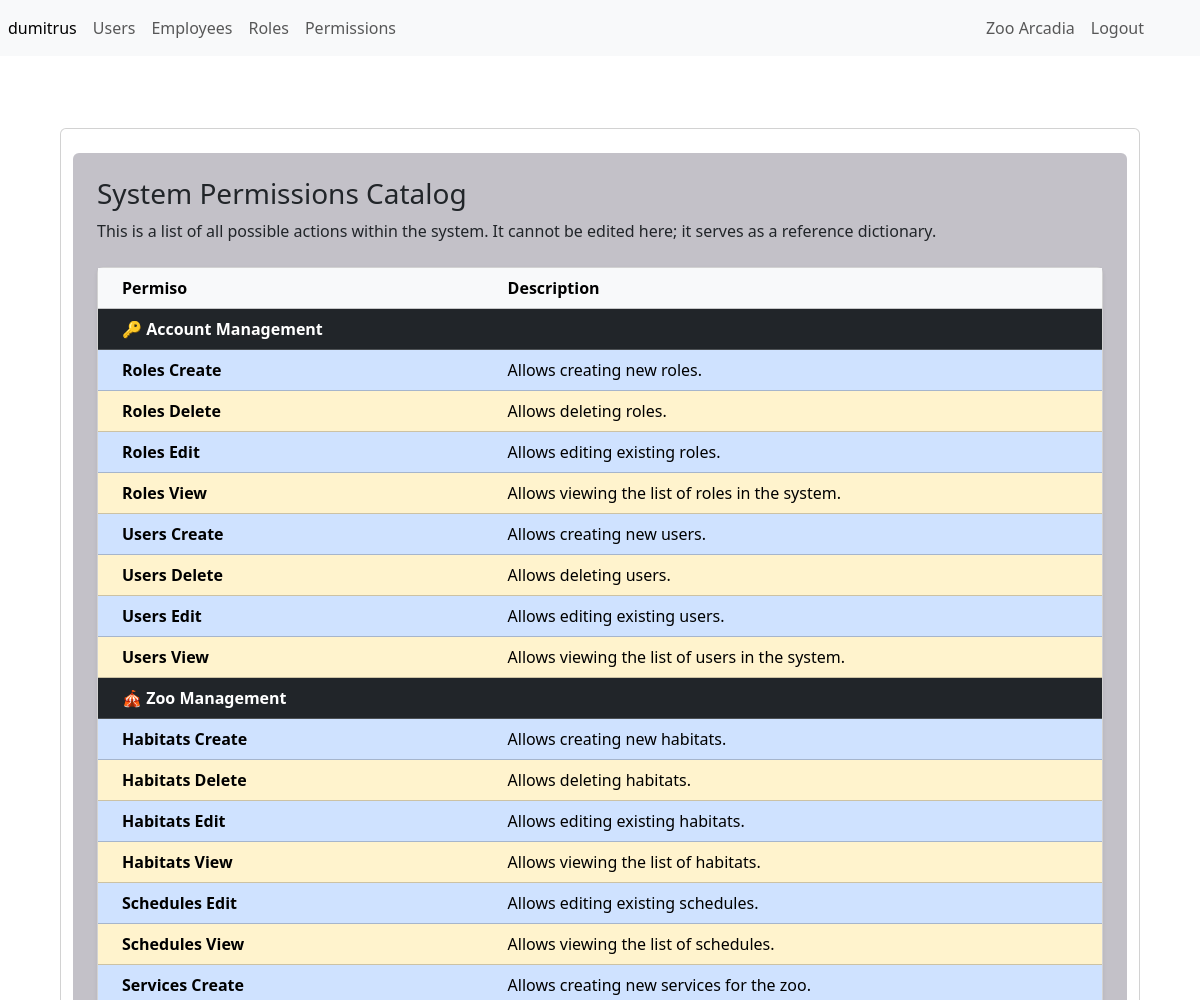
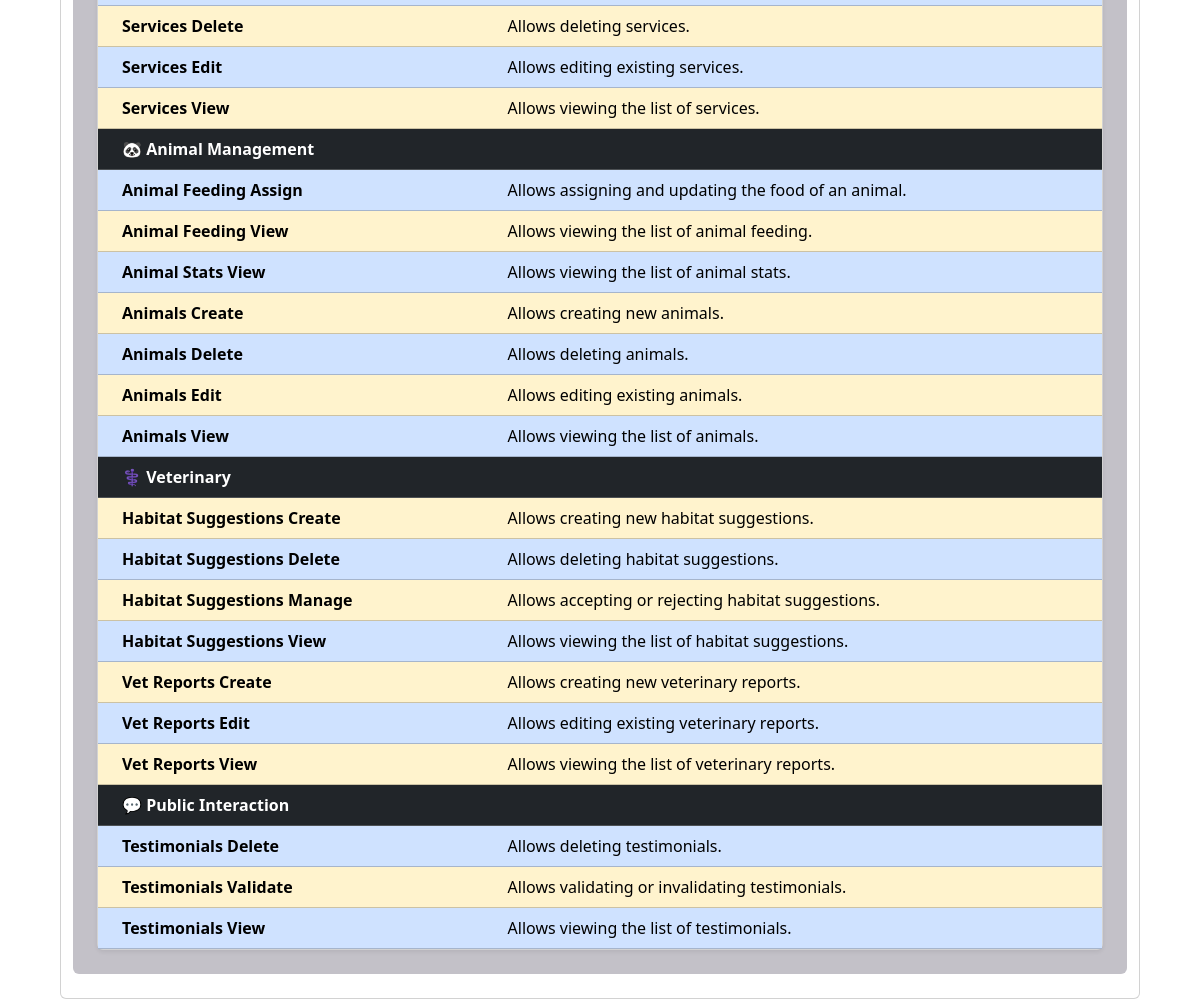
/permissions/gest/start (signed in), run on the app's committed database (2 pictures, top to bottom).
### tables this page shows
CREATE TABLE permissions (
    id_permission INT AUTO_INCREMENT PRIMARY KEY,
     
    permission_name VARCHAR(100) NOT NULL UNIQUE,
     
    permission_desc TEXT
);

### App/permissions/controllers/permissions_gest_controller.php (called while the page is built, shortened)
<?php
    require_once __DIR__ . '/../models/permission.php';
    class PermissionsGestController {
        public function start() {
            $permissions = Permission::check();
            require_once __DIR__ . '/../views/gest/start.php';
        }
    }

### App/permissions/permissionsRouter.php (called while the page is built)
<?php
require_once __DIR__ . '/../../includes/functions.php';
handleDomainRouting('permissions', __DIR__);

### public/index.php (called while the page is built, shortened)
<?php
require_once __DIR__ . '/../includes/functions.php';
require_once __DIR__ . '/../App/router.php';
?>

### App/permissions/models/permission.php (called while the page is built, shortened)
<?php
class Permission {
    public static function check()
    {
        $connectionDB = DB::createInstance();
        $query = "SELECT * FROM permissions ORDER BY permission_name ASC";
        $sql = $connectionDB->prepare($query);
        $sql->execute();
        return $sql->fetchAll(PDO::FETCH_ASSOC);
    }
}

### App/permissions/views/gest/start.php (the view, shortened to what this page needs)
<?php
$permissionStructure = [
    '🔑 Account Management' => ['users', 'roles'],
    '🎪 Zoo Management' => ['services', 'schedules', 'habitats', 'hero', 'bricks'],
    '🐼 Animal Management' => ['animals', 'animal_stats', 'animal_feeding'],
    '⚕️ Veterinary' => ['vet_reports', 'habitat_suggestions'],
    '💬 Public Interaction' => ['testimonials']
];
$groupedPermissions = array_fill_keys(array_keys($permissionStructure), []);
foreach ($permissions as $permission) {
    $permissionPrefix = explode('-', $permission['permission_name'])[0];
    foreach ($permissionStructure as $categoryName => $prefixes) {
        if (in_array($permissionPrefix, $prefixes)) {
            $groupedPermissions[$categoryName][] = $permission;
            break;
        }
    }
}
?>
<div class="container-fluid overflow-auto py-4 pt-4 px-4">
    <div class="row py-4 card">
        <div class="col-12">
            <div class="rounded h-100 p-4" style="background-color: #c3c1c8;">
                <h1 class="h3">System Permissions Catalog</h1>
                <p class="mb-4">
                    This is a list of all possible actions within the system.
                    It cannot be edited here; it serves as a reference dictionary.
                </p>
                <div class="card shadow-sm">
                    <div class="card-body p-0">
                        <table class="table mb-0">
                            <thead class="table-light">
                                <tr>
                                    <th scope="col" style="width: 40%;" class="ps-4">Permiso</th>
                                    <th scope="col">Description</th>
                                </tr>
                            </thead>
                            <tbody>
                                <?php $rowNumber = 0; ?>
                                <?php foreach ($groupedPermissions as $categoryName => $permissionsInCategory): ?>
                                    <tr>
                                        <td colspan="2" class="table-dark fw-bold ps-4">
                                            <?= htmlspecialchars($categoryName) ?>
                                        </td>
                                    </tr>
                                    <?php foreach ($permissionsInCategory as $permission): ?>
                                        <?php
                                        $rowNumber++;
                                        $prettyName = ucwords(str_replace(['-', '_'], ' ', $permission['permission_name']));
                                        ?>
                                        <tr class="<?php echo get_row_class($rowNumber); ?>">
                                            <td class="ps-4">
                                                <strong>
                                                    <?= htmlspecialchars($prettyName) ?>
                                                </strong>
                                            </td>
                                            <td>
                                                <?= htmlspecialchars($permission['permission_desc']) ?>
                                            </td>
                                        </tr>
                                    <?php endforeach; ?>
                                <?php endforeach; ?>
                            </tbody>
                        </table>
                    </div>
                </div>
            </div>
        </div>
    </div>
</div>

### data on the page
permissions: permission_name "Roles Create", permission_desc "Allows creating new roles."
permissions: permission_name "Roles Delete", permission_desc "Allows deleting roles."
permissions: permission_name "Roles Edit", permission_desc "Allows editing existing roles."
permissions: permission_name "Roles View", permission_desc "Allows viewing the list of roles in the system."
permissions: permission_name "Users Create", permission_desc "Allows creating new users."
permissions: permission_name "Users Delete", permission_desc "Allows deleting users."
permissions: permission_name "Users Edit", permission_desc "Allows editing existing users."
permissions: permission_name "Users View", permission_desc "Allows viewing the list of users in the system."
permissions: permission_name "Habitats Create", permission_desc "Allows creating new habitats."
permissions: permission_name "Habitats Delete", permission_desc "Allows deleting habitats."
permissions: permission_name "Habitats Edit", permission_desc "Allows editing existing habitats."
permissions: permission_name "Habitats View", permission_desc "Allows viewing the list of habitats."
permissions: permission_name "Schedules Edit", permission_desc "Allows editing existing schedules."
permissions: permission_name "Schedules View", permission_desc "Allows viewing the list of schedules."
permissions: permission_name "Services Create", permission_desc "Allows creating new services for the zoo."
permissions: permission_name "Services Delete", permission_desc "Allows deleting services."
permissions: permission_name "Services Edit", permission_desc "Allows editing existing services."
permissions: permission_name "Services View", permission_desc "Allows viewing the list of services."
permissions: permission_name "Animal Feeding Assign", permission_desc "Allows assigning and updating the food of an animal."
permissions: permission_name "Animal Feeding View", permission_desc "Allows viewing the list of animal feeding."
permissions: permission_name "Animal Stats View", permission_desc "Allows viewing the list of animal stats."
permissions: permission_name "Animals Create", permission_desc "Allows creating new animals."
permissions: permission_name "Animals Delete", permission_desc "Allows deleting animals."
permissions: permission_name "Animals Edit", permission_desc "Allows editing existing animals."
permissions: permission_name "Animals View", permission_desc "Allows viewing the list of animals."
permissions: permission_name "Habitat Suggestions Create", permission_desc "Allows creating new habitat suggestions."
permissions: permission_name "Habitat Suggestions Delete", permission_desc "Allows deleting habitat suggestions."
permissions: permission_name "Habitat Suggestions Manage", permission_desc "Allows accepting or rejecting habitat suggestions."
permissions: permission_name "Habitat Suggestions View", permission_desc "Allows viewing the list of habitat suggestions."
permissions: permission_name "Vet Reports Create", permission_desc "Allows creating new veterinary reports."
permissions: permission_name "Vet Reports Edit", permission_desc "Allows editing existing veterinary reports."
permissions: permission_name "Vet Reports View", permission_desc "Allows viewing the list of veterinary reports."
permissions: permission_name "Testimonials Delete", permission_desc "Allows deleting testimonials."
permissions: permission_name "Testimonials Validate", permission_desc "Allows validating or invalidating testimonials."
permissions: permission_name "Testimonials View", permission_desc "Allows viewing the list of testimonials."

### other printed values
$_SESSION["user"]["username"] "dumitrus"
$categoryName "🔑 Account Management"
$categoryName "🎪 Zoo Management"
$categoryName "🐼 Animal Management"
$categoryName "⚕️ Veterinary"
$categoryName "💬 Public Interaction"
